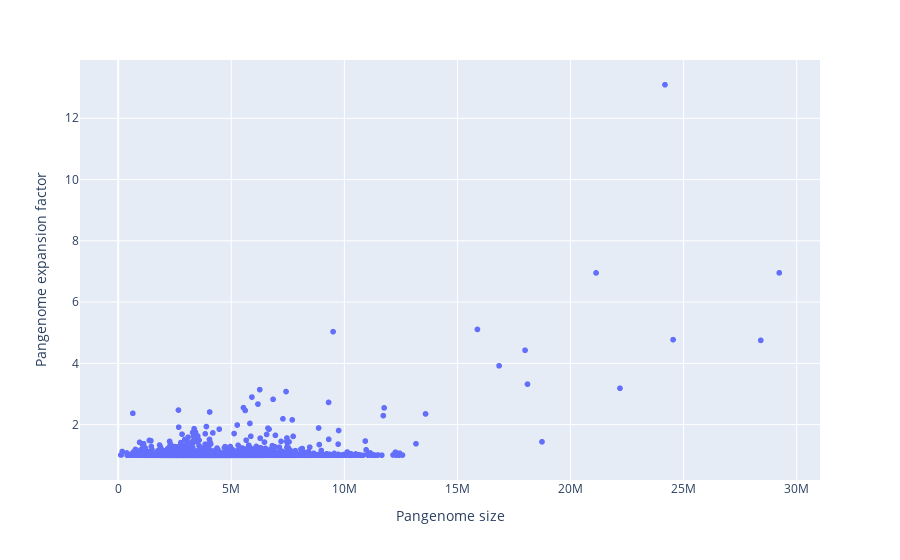

Notebook source saved alongside this figure:
### Code cell
fig4 = px.scatter(pan_stats, x='Pangenome size', y='Pangenome expansion factor',
                  hover_data=['Organism', 'Pangenome size', 'taxid reference genomes'])
fig4.show()

### Figure 1 — Plotly figure (JSON) as saved in the notebook; plotly's stock layout.template omitted (floating-point values rounded to 4 significant figures; data arrays with more than 128 entries replaced by an {"elided": "..."} marker saying what was removed)
{"data": [{"customdata": {"elided": "3933x3 mixed values"}, "hoverlabel": {"namelength": 0}, "hovertemplate": "Pangenome size=%{customdata[1]}<br>Pangenome expansion factor=%{y}<br>Organism=%{customdata[0]}<br>taxid reference genomes=%{customdata[2]}", "legendgroup": "", "marker": {"color": "#636efa", "symbol": "circle"}, "mode": "markers", "name": "", "showlegend": false, "type": "scattergl", "x": {"elided": "3933 int values"}, "xaxis": "x", "y": {"elided": "3933 float values"}, "yaxis": "y"}], "layout": {"autosize": true, "legend": {"tracegroupgap": 0}, "margin": {"t": 60}, "xaxis": {"anchor": "y", "autorange": true, "domain": [0, 1], "range": [-1638000.0, 30980000.0], "title": {"text": "Pangenome size"}, "type": "linear"}, "yaxis": {"anchor": "x", "autorange": true, "domain": [0, 1], "range": [0.1424, 13.95], "title": {"text": "Pangenome expansion factor"}, "type": "linear"}}}
